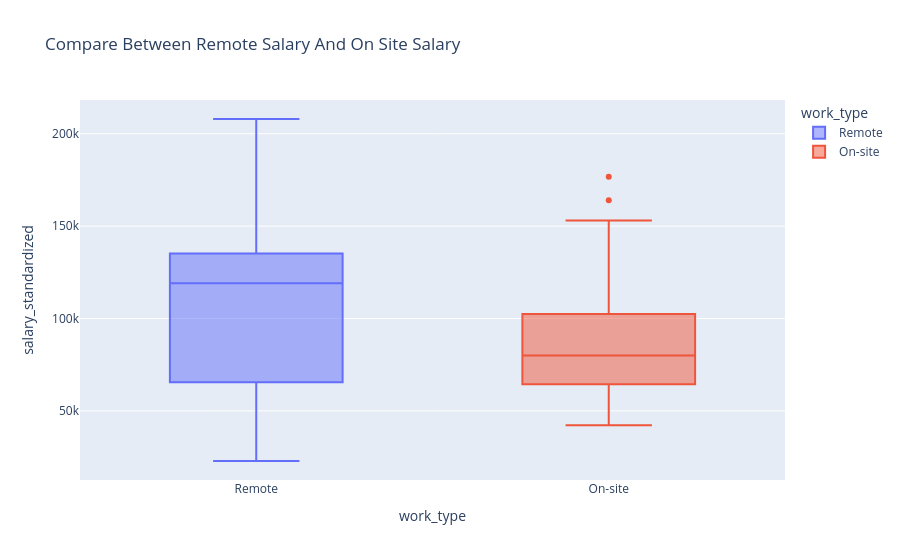

Notebook code cell kept with this figure:
### Markdown cell above
**Interactive Box Plot**

### Code cell
fig = px.box(clear_salary , x="work_type" , y="salary_standardized" , title="Compare Between Remote Salary And On Site Salary" , color="work_type")
fig.show()


"""
        -The plot shows that the salary of remote jobs more greater than the salary of on site jobs 
        -On site salary has outliers this meaning that some on site jobs has a more larger salary rather than other

"""

### Figure 1 — Plotly figure (JSON) as saved in the notebook; plotly's stock layout.template omitted (floating-point values rounded to 4 significant figures)
{"data": [{"alignmentgroup": "True", "hovertemplate": "work_type=%{x}<br>salary_standardized=%{y}<extra></extra>", "legendgroup": "Remote", "marker": {"color": "#636efa"}, "name": "Remote", "notched": false, "offsetgroup": "Remote", "orientation": "v", "showlegend": true, "type": "box", "x": ["Remote", "Remote", "Remote", "Remote", "Remote", "Remote", "Remote", "Remote", "Remote", "Remote", "Remote", "Remote", "Remote", "Remote", "Remote", "Remote", "Remote", "Remote", "Remote", "Remote", "Remote", "Remote", "Remote", "Remote", "Remote", "Remote", "Remote", "Remote", "Remote", "Remote", "Remote", "Remote", "Remote", "Remote", "Remote", "Remote", "Remote", "Remote", "Remote", "Remote", "Remote", "Remote", "Remote", "Remote", "Remote", "Remote", "Remote", "Remote", "Remote"], "x0": " ", "xaxis": "x", "y": [122000.0, 41600.0, 119100.0, 135200.0, 39520.0, 130000.0, 96500.0, 88400.0, 26000.0, 88400.0, 119600.0, 40560.0, 156000.0, 145000.0, 114400.0, 119600.0, 94640.0, 65520.0, 65520.0, 119600.0, 208000.0, 86320.0, 85000.0, 62400.0, 109200.0, 208000.0, 182000.0, 52000.0, 22880.0, 135200.0, 37440.0, 62400.0, 119600.0, 119600.0, 119600.0, 70500.0, 72800.0, 119600.0, 171600.0, 119600.0, 166400.0, 135200.0, 135200.0, 29120.0, 64200.0, 80000.0, 160000.0, 160000.0, 127500.0], "y0": " ", "yaxis": "y"}, {"alignmentgroup": "True", "hovertemplate": "work_type=%{x}<br>salary_standardized=%{y}<extra></extra>", "legendgroup": "On-site", "marker": {"color": "#EF553B"}, "name": "On-site", "notched": false, "offsetgroup": "On-site", "orientation": "v", "showlegend": true, "type": "box", "x": ["On-site", "On-site", "On-site", "On-site", "On-site", "On-site", "On-site", "On-site", "On-site", "On-site", "On-site", "On-site", "On-site", "On-site", "On-site", "On-site", "On-site", "On-site", "On-site", "On-site", "On-site", "On-site", "On-site", "On-site", "On-site", "On-site", "On-site", "On-site", "On-site", "On-site", "On-site", "On-site", "On-site", "On-site", "On-site", "On-site", "On-site", "On-site", "On-site", "On-site", "On-site", "On-site"], "x0": " ", "xaxis": "x", "y": [100000.0, 110000.0, 48390.0, 122500.0, 55000.0, 102400.0, 68520.0, 70000.0, 125000.0, 100000.0, 77500.0, 77500.0, 130000.0, 48390.0, 100000.0, 106100.0, 81490.0, 153000.0, 60100.0, 52630.0, 176800.0, 73600.0, 164000.0, 42240.0, 133900.0, 145600.0, 80000.0, 64480.0, 48390.0, 48390.0, 48390.0, 80000.0, 100000.0, 100000.0, 100000.0, 47210.0, 89440.0, 80000.0, 80000.0, 80000.0, 79200.0, 79200.0], "y0": " ", "yaxis": "y"}], "layout": {"boxmode": "overlay", "legend": {"title": {"text": "work_type"}, "tracegroupgap": 0}, "title": {"text": "Compare Between Remote Salary And On Site Salary"}, "xaxis": {"anchor": "y", "categoryarray": ["Remote", "On-site"], "categoryorder": "array", "domain": [0, 1], "title": {"text": "work_type"}}, "yaxis": {"anchor": "x", "domain": [0, 1], "title": {"text": "salary_standardized"}}}}
